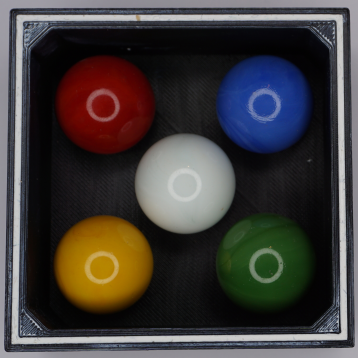
#> input picture xlh-cv-tutorial/2 Grundlagen der Bildverarbeitung/3 Bildoperationen/05 Zuschneiden/img/box_with_bullets.png, 358 x 358 px
$ python cropping.py
#> lines starting #> are read from the running program, lines starting #| are printed output that depends on the picture
# cropping.py
import cv2
import numpy as np
import imutils

# lade Bild von der Datei in ein NumPy Array
image = cv2.imread('img/box_with_bullets.png')
#> image is the input picture: shape (358, 358, 3); mean B, G, R 58.4, 60.2, 64.6

# Zuschneiden des Bildes mit NumPy Arraymanipulationen
croped = image[175:-100, 125:-100]
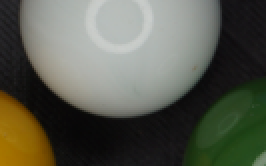
#> croped: shape (83, 133, 3) (shown 2 times larger); mean B, G, R 78.4, 91.3, 89.4

# schreibe das Bild in eine Datei
cv2.imwrite('img/cropping.png', croped[0:-2, 0:-2])
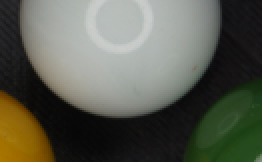
#> saved as cropping.png: shape (81, 131, 3) (shown 2 times larger); mean B, G, R 80.6, 93, 91.2

# Anzeige auf dem Bildschirm
cv2.imshow('Ausgabe', croped)
cv2.moveWindow('Ausgabe', 100, 100)
cv2.waitKey(0)
